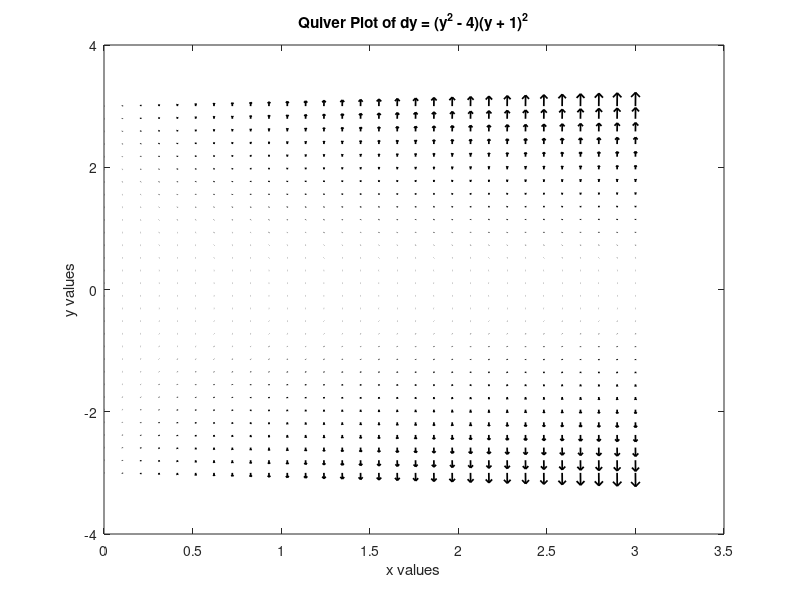

Here is the MATLAB script that generated this plot:
% Ron Guglielmone
% CME 102, Winter '15-16
% Stanford University
%
% Problem Set 1, #6
% Plot ODE:
% y' = (y^2 - 4)(y + 1)^2;

% Create x-cordinates:
t_points = linspace(0,3,30);
% Create y-cordinates:
y_points = linspace(-3,3,30);
% Create 2-D grid:
[T,y] = meshgrid(t_points,y_points);
% Size of grid:
s = size(T);
% X-component of vectors:
v_t = ones(s);
% Y-component of vectors:
v_y = 4.*T.*y.^3;
% Plot using quiver:
quiver(T,y,v_t,v_y,1.,'k', 'Linewidth', 1.25)
% Label plot:
title('Quiver Plot of dy = (y^2 - 4)(y + 1)^2');
xlabel('x values');
ylabel('y values');


